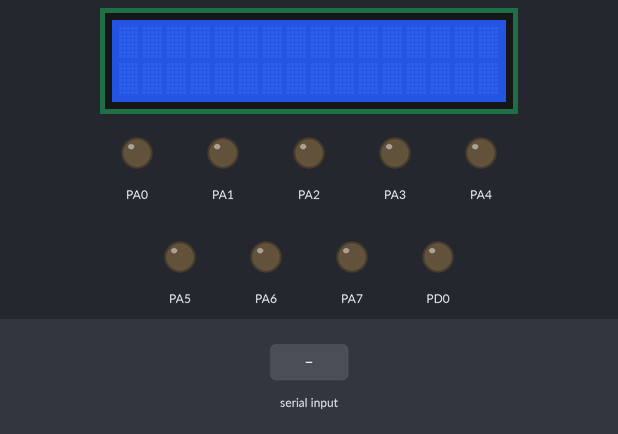
Simulated run of this program. Board: ATmega2560, built with avr-gcc and emulated at 16 MHz. Parts: 16×2 character LCD, output pins drawn as LEDs (lit = HIGH). Wiring (inferred from the signals the program sends): character LCD (HD44780): RS PD1; E PD2; data PL0, PL1, PL2, PL3, PL4, PL5, PL6, PL7. The inputs (shaded band) are chosen by the test bench. Pins used as bus, display or sensor lines are not drawn.

Above: at 1.2 s.
1.3 s: "1" received over Serial
At 2.5 s:
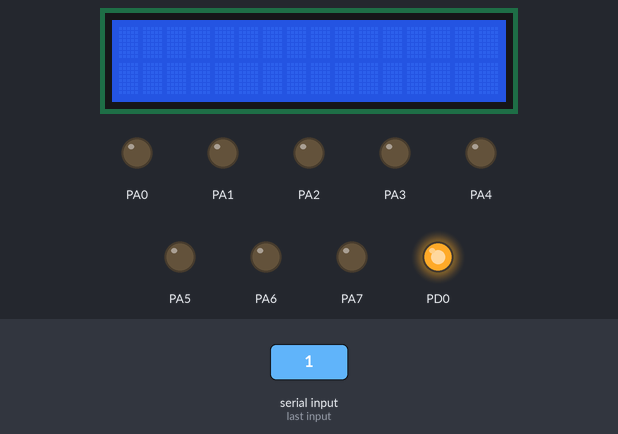
Timing chart, 0 to 4.3 s (numbered marks = the images above; inputs shaded):
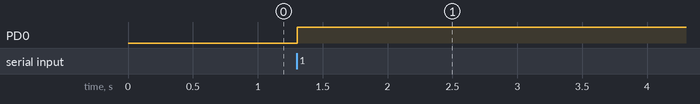

Measured:
- after the input at 1.3 s, PD0: LOW → HIGH at once

The program:

main.c
```c
/****************************************************/
/*													*/
/* Project name:	LCD_Test_8bit_parallel			*/
/* Displays a two line test message:				*/
/*													*/
/*		Test message: LCD is OK						*/
/*		in 8bit parallel mode						*/
/*   												*/
/* on the 2x16 dot matrix LCD at a specific 		*/
/* position using the ATMEL ATmega2560				*/
/*													*/
/* PORTL for LCD data:							 	*/
/* 													*/
/* L.0  LCD D0								        */
/* L.1  LCD D1 								        */
/* etc.									    		*/
/* L.7  LCD D7								        */
/*													*/
/* PORTD for LCD control:							*/
/*													*/
/*	D.0	LCD RS							         	*/
/*	D.1	LCD R/!W						        	*/
/*	D.2	LCD E							            */
/*													*/
/* 	The code is written as a single .c module		*/
/*													*/
/*	Author:		Prof A Oxtoby		*/
/*	Modified:	April Cheung						*/
/*	Date:		3-13-17								*/
/*	Ver:		1.0									*/
/*	Filename:	LCD_8bit_parallel.c		*/
/*													*/
/****************************************************/

/* #defines */

#define F_CPU 16000000UL // F_CPU must be defined BEFORE the #include <util/delay.h>

/*includes*/
#include "main.h"


int main(void)
{
	char T_mess[] = {"Test"};
	char B_mess1[] = {"Test"};
	char B_mess2[] = {"Test"};

	/* MUST initialize PORTs BEFORE initializing LCD */
	/* since need to write to LCD to initialize it */
	Init_PORTs();
	init_IO();
	init_USART_IO();
	Init_LCD();


	LCD_write(INSTR_WR, 0x01);
	_delay_ms(2);	//can remove if use Busy Flag check

	LCD_write(INSTR_WR, 0x02);
	_delay_ms(2);  //can remove if use Busy Flag check

	LCD_write(INSTR_WR, 0x85);
	//Print_string (T_mess);


	LCD_write(INSTR_WR, 0xC0);
	_delay_us(50);	//can remove if use Busy Flag check


	while(1) /* start of super loop */
	{

		/*LCD_write(INSTR_WR, 0xC5);	// Set DDRAM address to bottom row, left character
		_delay_us(50);	//can remove if use Busy Flag check
		Print_string (B_mess1);
		_delay_ms(2000);
		LCD_write(INSTR_WR, 0xC5);	// Set DDRAM address to bottom row, left character
		_delay_us(50);	//can remove if use Busy Flag check
		Print_string (B_mess2);
		_delay_ms(2000);*/

		if (LCD_update == 1)
		{
			LCD_update = 0;
			LCD_write(INSTR_WR, 0x01);
			_delay_us(50);
			Print_string(rx_buffer);
		}


		/*UART_out(PINC);
		PORTA = rx_char;*/

		}  /*end while(1) loop */

		return(0);

		}	/* end main */


void init_IO(void)
{
	DDRA = 0xFF;
	PORTA = 0x00;	//Configure PORTA to output
	DDRC = 0x00;
	PORTC = 0xFF;	//Configure PORTC to input
}
```

LCD.c
```c
/*
 * LCD.c
 *
 * Created: 3/19/2024 4:28:28 PM
 *  Author: konnor
 */


/* Perform LCD initialization */
#include "LCD.h"
void Init_PORTs (void)
{
	DDRL = 0xFF;	/* PORTC all outputs */
	PORTL = 0x00;	/* Set all outputs to 0 initially */
	DDRD = 0x07;	/* Set D.0 through A.2 to outputs for LCD control */
	DDRA = 0xFF;
	PORTA = 0x00;
}
void Init_LCD (void)
{
	_delay_ms(35);				/* wait for more than 30mS after VDD rises to 4.5V */
	LCD_write(INSTR_WR,0x38); 	/* function set 8bits, 2line, display off */
	_delay_us(50);				/* wait for more than 39microS */
	LCD_write(INSTR_WR,0x0C);	/* display on, cursor off, blink off */
	_delay_us(50);				/* wait for more than 39microS */
	LCD_write(INSTR_WR,0x01);	/* display clear */
	_delay_ms(2);				/* wait for more than 1.53mS */
	LCD_write(INSTR_WR,0x06);	/* entry mode set, increment mode */
}
/* End of LCD initialization */

void LCD_write (unsigned char RS, unsigned char data)
{
	if(RS==DATA_WR) PORTD = 0b00000001;	/* write data: E = 0 R/!W=0, (write)RS = 1 ,   */
	else			PORTD = 0b00000000;	/* Write instruction: RS = 0 E = 0, R/!W=0 (write) */


	PORTD = PORTD | 0x04;	/* Take E HIGH (logic 1) */
	PORTL = data;
	_delay_us(50);			/* needs to be at least 30uS or no display - use 50 */
	PORTD = PORTD & 0x01;	/* Take E LOW (logic 0) */
	_delay_us(50);			/* Delay REQUIRED */
}

void Print_string(char *str_ptr)
{
	PORTD = 0b00000001;	/* write data: RS = 1 E = 0, R/!W=0 (write) */

	while(*str_ptr != '\0')
	{
		PORTD = PORTD | 0x04;	/* Take E HIGH (logic 1) */
		PORTL = *str_ptr++;
		_delay_us(50);			/* needs to be at least 30uS or no display - use 50 */
		PORTD = PORTD & 0x01;	/* Take E LOW (logic 0) */
		_delay_us(50);			/* Delay REQUIRED */
	}
}
```

LCD.h
```c
/*
 * LCD.h
 *
 * Created: 3/19/2024 4:29:04 PM
 *  Author: konno
 */


#ifndef LCD_H_
#define LCD_H_
#define F_CPU 16000000UL
//Inclusions
#include <avr/io.h>
#include <util/delay.h>

//Definitions
#define INSTR_WR	0
#define DATA_WR		1

//Function Prototypes
void Init_PORTs (void);
void Init_LCD (void);
void LCD_write (unsigned char RS, unsigned char data);
void Print_string(char *data_ptr);


#endif /* LCD_H_ */
```

USART0.c
```c
/*
 * USART0.c
 *
 * Created: 3/25/2024 5:42:53 PM
 *  Author: konno
 */

#include "USART0.h"
uint8_t n = 0;

void init_USART_IO()
{
	uint16_t myubr;
	DDRE = 0x00;
	PORTE = 0xFF;	//configure PORT E to output
	sei();
	UCSR0A = 0x00;
	UCSR0B = (1<<RXCIE0)|(1<<RXEN0)|(1<<TXEN0);
	UCSR0C = (1<<UCSZ01)|(1<<UCSZ00);

	myubr = (F_CPU / 16UL*9600)-1;
	UBRR0L = myubr;
	UBRR0H = 0x00;
}

void UART_out(uint8_t ch)
{
	while ((UCSR0A & (1 << UDRE0))==0)
	{
		//wait to complete transmission
	}
	UDR0 = ch;
}


ISR(USART0_RX_vect)
{
	rx_char = UDR0;
	if (rx_char != 0x0D)
	{
		rx_buffer[n] = rx_char;
		n++;
	}
	else if (rx_char == 0x0D)
	{
		rx_buffer[n] = '\0';
		n = 0;
	}
	LCD_update = 1;
}
```

USART0.h
```c
/*
 * USART0.h
 *
 * Created: 3/25/2024 5:43:05 PM
 *  Author: konno
 */


#ifndef USART0_H_
#define USART0_H_
#include <avr/io.h>
#define F_CPU 16000000UL

//Inclusions
#include <avr/interrupt.h>
#include "main.h"

//Definitions


//Function Prototypes
void init_USART_IO(void);
void UART_out(uint8_t ch);

volatile uint8_t rx_char;


#endif /* USART0_H_ */
```

main.h
```c
/*
 * main.h
 *
 * Created: 3/25/2024 6:40:24 PM
 *  Author: konno
 */


#ifndef MAIN_H_
#define MAIN_H_
#define F_CPU 16000000UL // F_CPU must be defined BEFORE the #include <util/delay.h>
#include <avr/io.h>
#include <util/delay.h>
#include "LCD.h"
#include "USART0.h"


void init_IO(void);

volatile uint16_t array_index;
volatile uint16_t LCD_update;
volatile char rx_buffer[25];


#endif /* MAIN_H_ */
```
